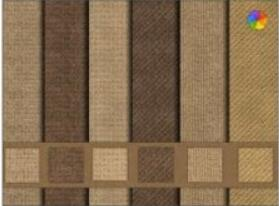
#> input picture opencv_test/image_processing/a.jpg, 279 x 206 px
$ python smoothing_images.py
#> lines starting #> are read from the running program, lines starting #| are printed output that depends on the picture
# 模糊图像
"""
与一维信号一样，图像也可以用各种低通滤波器(LPF)、
高通滤波器(HPF)等进行滤波。LPF有助于去除噪音，
模糊图像等。HPF过滤器有助于在图像中找到边缘。
"""
import numpy as np
import cv2 as cv
from matplotlib import pyplot as plt

# 二维卷积(图像滤波)
img = cv.imread('a.jpg')
#> img is the input picture: shape (206, 279, 3); mean B, G, R 79.9, 109, 134
kernel = np.ones((5, 5), np.float32) / 25
dst = cv.filter2D(img, -1, kernel)
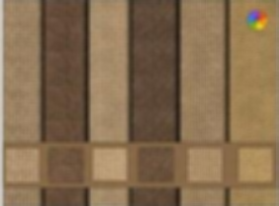
#> dst: shape (206, 279, 3); mean B, G, R 79.7, 108.9, 134
plt.subplot(121), plt.imshow(img), plt.title('Original')
plt.xticks([]), plt.yticks([])
plt.subplot(122), plt.imshow(dst), plt.title('Averaging')
plt.xticks([]), plt.yticks([])
plt.show()
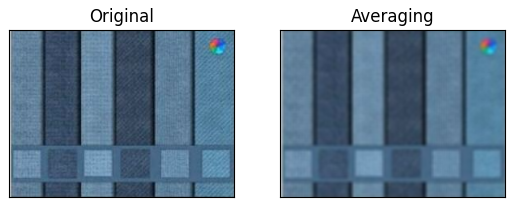
#> figure drawn by matplotlib, 2 panels; B, G, R data is drawn as R, G, B

# 图像模糊(图像平滑)
# 取平均值
img = cv.imread('a.jpg')
blur = cv.blur(img, (5, 5))
plt.subplot(121), plt.imshow(img), plt.title('Original')
plt.xticks([]), plt.yticks([])
plt.subplot(122), plt.imshow(blur), plt.title('Blurred')
plt.xticks([]), plt.yticks([])
plt.show()
#> figure, not shown here; B, G, R data is drawn as R, G, B

# 高斯模糊
img = cv.imread('a.jpg')
blur = cv.GaussianBlur(img, (5, 5), 0)
plt.subplot(121), plt.imshow(img), plt.title('Original')
plt.xticks([]), plt.yticks([])
plt.subplot(122), plt.imshow(blur), plt.title('Gaussian')
plt.xticks([]), plt.yticks([])
plt.show()
#> figure, not shown here; B, G, R data is drawn as R, G, B

# 模糊中值
img = cv.imread('a.jpg')
blur = cv.medianBlur(img, 5)
plt.subplot(121), plt.imshow(img), plt.title('Original')
plt.xticks([]), plt.yticks([])
plt.subplot(122), plt.imshow(blur), plt.title('Median')
plt.xticks([]), plt.yticks([])
plt.show()
#> figure, not shown here; B, G, R data is drawn as R, G, B

# 双边滤波
img = cv.imread('a.jpg')
blur = cv.bilateralFilter(img, 9, 75, 75)
plt.subplot(121), plt.imshow(img), plt.title('Original')
plt.xticks([]), plt.yticks([])
plt.subplot(122), plt.imshow(blur), plt.title('Bilateral')
plt.xticks([]), plt.yticks([])
plt.show()
#> figure, not shown here; B, G, R data is drawn as R, G, B

$ run again, with opencv_test/image_processing/apple.jpg copied over opencv_test/image_processing/a.jpg
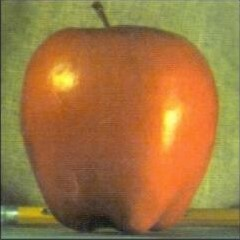
#> input picture opencv_test/image_processing/apple.jpg, 240 x 240 px
#> img is the input picture: shape (240, 240, 3); mean B, G, R 63.8, 117.6, 157.9
#> `plt.show()`:
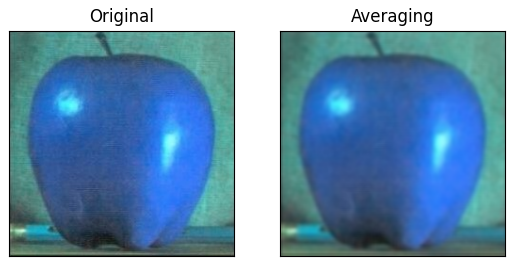
#> figure drawn by matplotlib, 2 panels; B, G, R data is drawn as R, G, B
